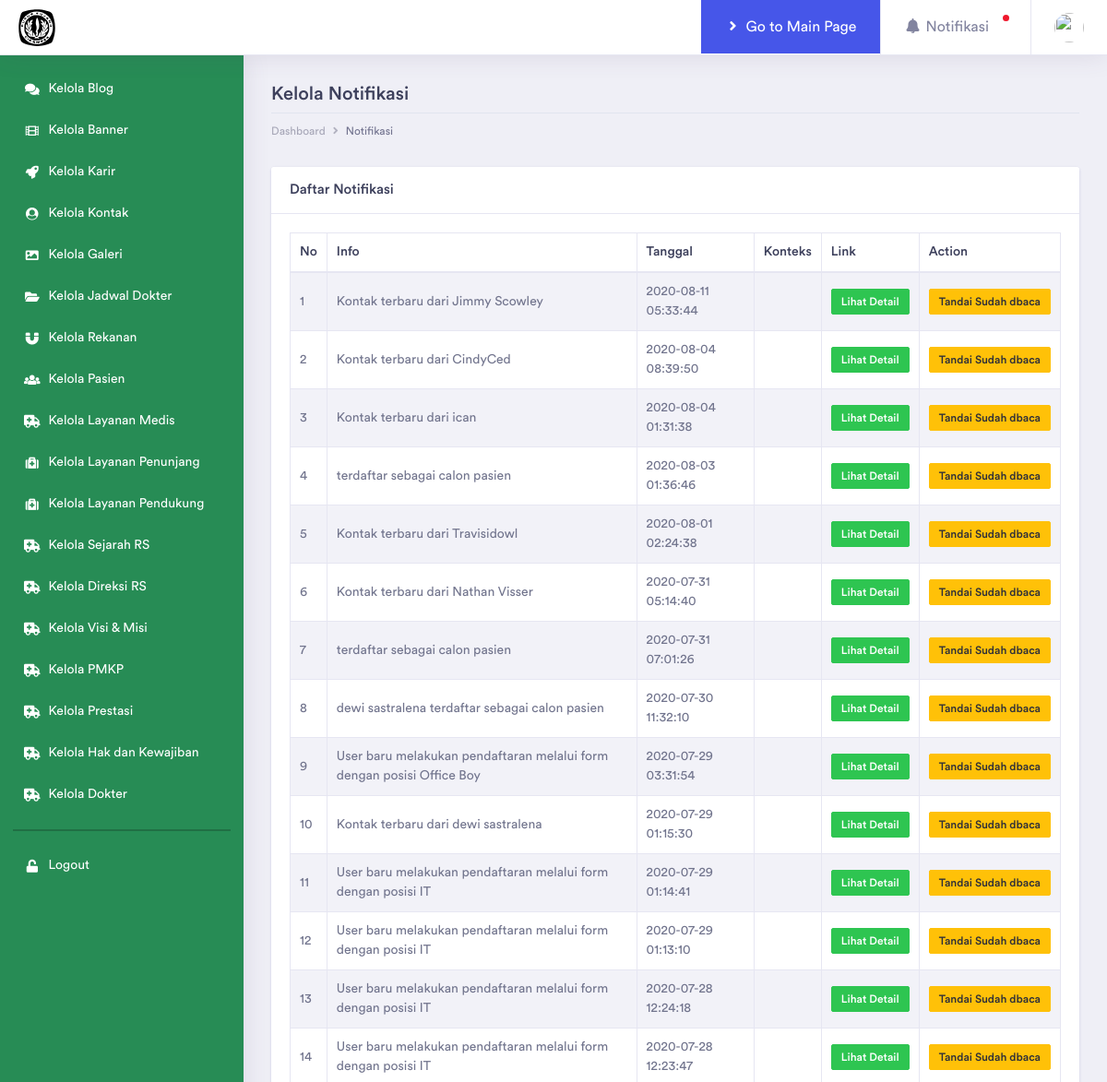
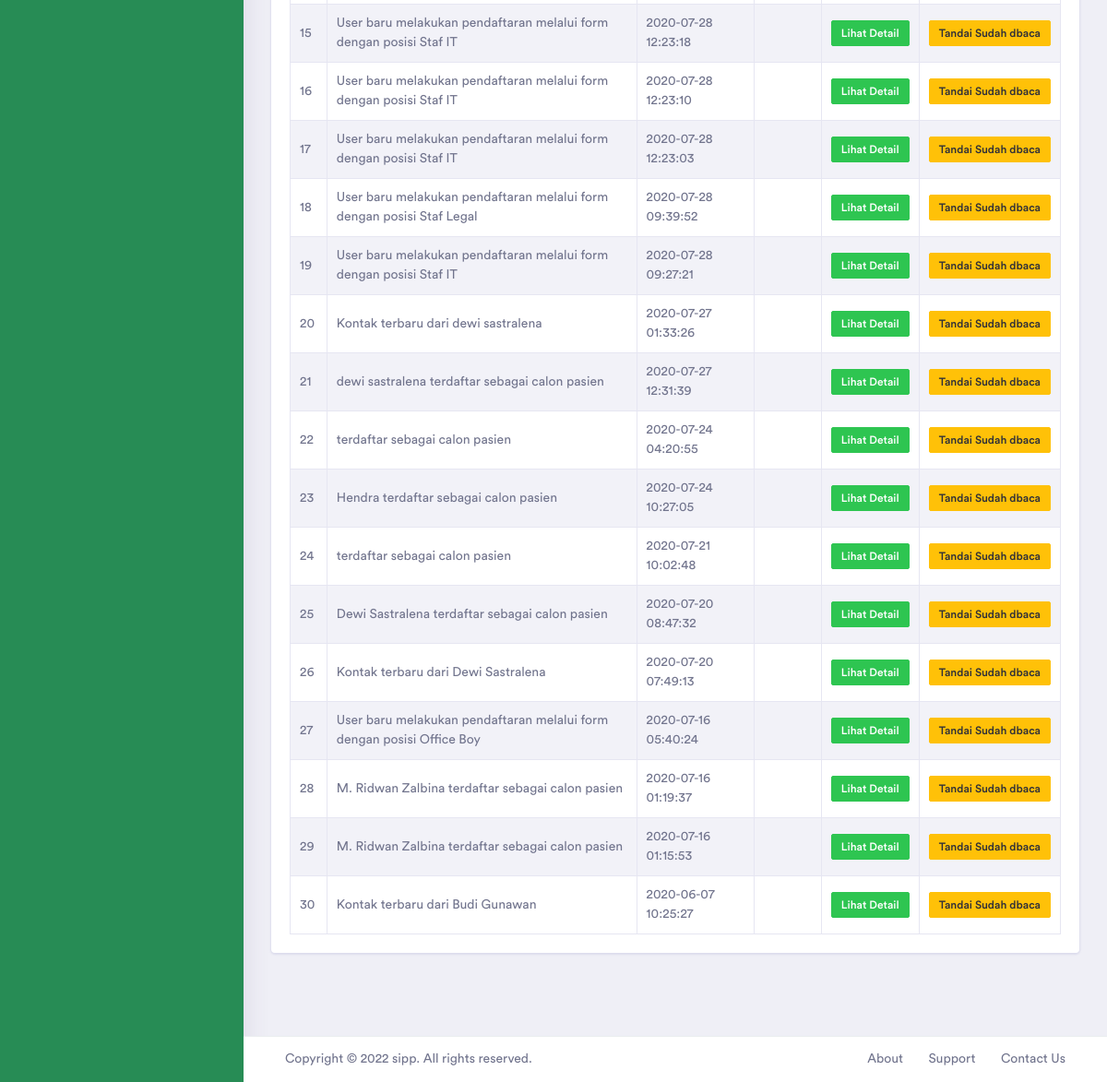
Screenshot of /index.php/notifikasi with the database file from the repository (2 pictures, top to bottom).
### tables this page shows
CREATE TABLE `notifikasi` (
  `id` int(11) NOT NULL,
  `pesan` text NOT NULL,
  `date_created` datetime NOT NULL,
  `status` enum('unread','read') NOT NULL,
  `type` enum('kontak','karir','pasien') NOT NULL,
  `konteks` text NOT NULL,
  `link` text NOT NULL
);

### application/controllers/Notifikasi.php (called while the page is built, shortened)
<?php
class Notifikasi extends CI_Controller {
	function __construct(){
		$this->load->helper('url');
		$this->load->library('form_validation');
		$this->load->helper('form');
		$this->load->library('form_validation');
    }
    public function index(){
		$data['title_bar'] = "";
		$data['header_page'] = "";
		$query2="SELECT * FROM notifikasi order by id DESC";
		$query_result2 = $this->db->query($query2)->result();
		$data['rekanan'] = $query_result2;
		$this->load->view('backview/header.php', $data);
		$this->load->view('backview/admin/navbar.php', $data);
		$this->load->view('backview/admin/dashboard/notifikasi.php', $data);
		$this->load->view('backview/footer.php', $data);
	}
}

### index.php (called while the page is built, shortened)
<?php
require_once BASEPATH.'core/CodeIgniter.php';

### application/views/backview/admin/dashboard/notifikasi.php (the view, shortened to what this page needs)
<div class="dashboard-wrapper">
	        <div class="dashboard-influence">
	            <div class="container-fluid dashboard-content">
	                <div class="row">
	                    <div class="col-xl-12 col-lg-12 col-md-12 col-sm-12 col-12">
	                        <div class="page-header">
	                            <h3 class="mb-2">Kelola Notifikasi</h3>
	                            <div class="page-breadcrumb">
	                                <nav aria-label="breadcrumb">
	                                    <ol class="breadcrumb">
	                                        <li class="breadcrumb-item"><a href="#" class="breadcrumb-link">Dashboard</a></li>
	                                        <li class="breadcrumb-item active" aria-current="page">Notifikasi</li>
	                                    </ol>
	                                </nav>
	                            </div>
	                        </div>
	                    </div>
                    </div>
                        <div class="row">
                            <div class="col-xl-12 col-lg-12 col-md-12 col-sm-12 col-12">
                                <div class="card">
                                    <div class="card-header">
                                        <h5 class="mb-0">Daftar Notifikasi</h5>
                                    </div>
                                    <div class="card-body">
                                        <div class="table-responsive">
                                            <table id="example" class="table table-striped table-bordered second" style="width:100%">
                                                <thead>
                                                    <tr>
                                                        <th>No</th>
                                                        <th>Info</th>
                                                        <th>Tanggal</th>
                                                        <th>Konteks</th>
                                                        <th>Link</th>
                                                        <th>Action</th>
                                                    </tr>
                                                </thead>
                                                <tbody>
                                                    <?php
                                                            $i = 0;
                                                            foreach($rekanan as $list){
                                                                $i = $i + 1;
                                                                ?>
                                                            <tr>
                                                                <td><?php echo $i; ?></td>
                                                                <td><?php echo $list->pesan;?></td>
                                                                <td><?php echo $list->date_created;?></td>
                                                                <td><?php echo $list->type;?></td>
                                                                <th><a href="<?php echo base_url()?><?php echo $list->link; ?>" class="btn btn-success btn-xs">Lihat Detail</a></th>
                                                                <th><a href="<?php echo base_url()?>notifikasi/delete/<?php echo $list->id; ?>/rekanan" class="btn btn-warning btn-xs">Tandai Sudah dbaca</a></th>
                                                            </tr>
                                                        <?php }
                                                    ?>
                                                </tbody>
                                            </table>
                                        </div>
                                    </div>
                                </div>
                            </div>
                        </div>
                </div>
            </div>
        <div class="footer">
            <div class="container-fluid">
                <div class="row">
                    <div class="col-xl-6 col-lg-6 col-md-6 col-sm-12 col-12">
                    Copyright © 2022 sipp. All rights reserved.
                    </div>
                    <div class="col-xl-6 col-lg-6 col-md-6 col-sm-12 col-12">
                        <div class="text-md-right footer-links d-none d-sm-block">
                            <a href="javascript: void(0);">About</a>
                            <a href="javascript: void(0);">Support</a>
                            <a href="javascript: void(0);">Contact Us</a>
                        </div>
                    </div>
                </div>
            </div>
        </div>
</div>

### application/views/backview/header.php (shortened to what this page needs)
<!doctype html>
<html lang="en">
<head>
    <link rel="stylesheet" href="<?php echo base_url()?>assets/backview/vendor/bootstrap/css/bootstrap.min.css">
    <link href="<?php echo base_url()?>assets/backview/vendor/fonts/circular-std/style.css" rel="stylesheet">
    <link rel="stylesheet" href="<?php echo base_url()?>assets/backview/libs/css/style.css">
    <link rel="stylesheet" href="<?php echo base_url()?>assets/backview/vendor/fonts/fontawesome/css/fontawesome-all.css">
    <link rel="stylesheet" href="<?php echo base_url()?>assets/backview/vendor/jvectormap/jquery-jvectormap-2.0.2.css">
    <link rel="stylesheet" type="text/css" href="https://cdn.datatables.net/v/bs4/jq-3.3.1/dt-1.10.20/af-2.3.4/b-1.6.1/b-colvis-1.6.1/b-flash-1.6.1/b-html5-1.6.1/b-print-1.6.1/cr-1.5.2/fc-3.3.0/fh-3.1.6/kt-2.5.1/r-2.2.3/rg-1.1.1/rr-1.2.6/sc-2.0.1/sl-1.3.1/datatables.min.css"/>
</head>
<body>

### application/views/backview/admin/navbar.php (shortened to what this page needs)
<div class="dashboard-main-wrapper">
        <div class="dashboard-header">
            <nav class="navbar navbar-expand-lg bg-white fixed-top">
                <center><a href="<?php echo base_url();?>"><img style="height:40px;padding-left:20px;" src="<?php echo base_url();?>assets/frontview/img/logo_kunjang.svg" alt=""></a></center>
                <div class="collapse navbar-collapse " id="navbarSupportedContent">
                    <ul class="navbar-nav ml-auto navbar-right-top">
                        <li class="nav-item dropdown notification">
                            <a class="nav-link active btn-primary" href="<?php echo base_url(); ?>" target="_blank"><i class="fa fa-fw fa-angle-right"></i>&nbsp;Go to Main Page<span class="badge badge-success"></span></a>
                        </li>
                        <li class="nav-item dropdown notification">
                            <a class="nav-link nav-icons" href="<?php echo base_url()?>admin/notifikasi" id="navbarDropdownMenuLink1"><i class="fas fa-fw fa-bell"></i> Notifikasi&nbsp;&nbsp;&nbsp;&nbsp;&nbsp;<span class="indicator"></span></a>
                        </li>
                        <li class="nav-item dropdown nav-user">
                            <a class="nav-link nav-user-img" href="#" id="navbarDropdownMenuLink2" data-toggle="dropdown" aria-haspopup="true" aria-expanded="false"><img src="https://image.flaticon.com/icons/svg/2948/2948035.svg" alt="" class="user-avatar-md rounded-circle"></a>
                        </li>
                    </ul>
                </div>
            </nav>
        </div>
        <div class="nav-left-sidebar sidebar-dark">
            <div class="menu-list">
                <nav class="navbar navbar-expand-lg navbar-light">
                    <div class="collapse navbar-collapse" id="navbarNav">
                        <ul class="navbar-nav flex-column">
                            <li class="nav-item ">
                                <a class="nav-link" href="<?php echo base_url(); ?>admin" ><i class="fa fa-fw fa-comments"></i>Kelola Blog <span class="badge badge-success">6</span></a>
                            </li>
                            <li class="nav-item ">
                                <a class="nav-link" href="<?php echo base_url(); ?>admin/banner" ><i class="fa fa-fw fa-film"></i>Kelola Banner <span class="badge badge-success">6</span></a>
                            </li>
                            <li class="nav-item ">
                                <a class="nav-link" href="<?php echo base_url(); ?>admin/karir/" ><i class="fa fa-fw fa-rocket"></i>Kelola Karir <span class="badge badge-success">6</span></a>
                            </li>
                            <li class="nav-item ">
                                <a class="nav-link" href="<?php echo base_url(); ?>admin/kontak" ><i class="fa fa-fw fa-user-circle"></i>Kelola Kontak <span class="badge badge-success">6</span></a>
                            </li>
                            <li class="nav-item ">
                                <a class="nav-link" href="<?php echo base_url(); ?>admin/galeri" ><i class="fa fa-fw fa-image"></i>Kelola Galeri <span class="badge badge-success">6</span></a>
                            </li>
                            <li class="nav-item ">
                                <a class="nav-link" href="<?php echo base_url(); ?>admin/jadwaldokter" ><i class="fa fa-fw fa-folder-open"></i>Kelola Jadwal Dokter <span class="badge badge-success">6</span></a>
                            </li>
                            <li class="nav-item ">
                                <a class="nav-link" href="<?php echo base_url(); ?>admin/rekanan" ><i class="fa fa-fw fa-magnet"></i>Kelola Rekanan<span class="badge badge-success">6</span></a>
                            </li>
                            <li class="nav-item ">
                                <a class="nav-link" href="<?php echo base_url(); ?>admin/pasien" ><i class="fa fa-fw fa-users"></i>Kelola Pasien<span class="badge badge-success">6</span></a>
                            </li>
                            <li class="nav-item ">
                                <a class="nav-link" href="<?php echo base_url(); ?>admin/layanan" ><i class="fa fa-fw fa-ambulance"></i>Kelola Layanan Medis<span class="badge badge-success">6</span></a>
                            </li>
                            <li class="nav-item ">
                                <a class="nav-link" href="<?php echo base_url(); ?>admin/penunjang" ><i class="fa fa-fw fa-medkit"></i>Kelola Layanan Penunjang<span class="badge badge-success">6</span></a>
                            </li>
                            <li class="nav-item ">
                                <a class="nav-link" href="<?php echo base_url(); ?>admin/pendukung" ><i class="fa fa-fw fa-medkit"></i>Kelola Layanan Pendukung<span class="badge badge-success">6</span></a>
                            </li>
                            <li class="nav-item ">
                                <a class="nav-link" href="<?php echo base_url(); ?>admin/profil/sejarah" ><i class="fa fa-fw fa-ambulance"></i>Kelola Sejarah RS<span class="badge badge-success">6</span></a>
                            </li>
                            <li class="nav-item ">
                                <a class="nav-link" href="<?php echo base_url(); ?>admin/profil/direksi" ><i class="fa fa-fw fa-ambulance"></i>Kelola Direksi RS<span class="badge badge-success">6</span></a>
                            </li>
                            <li class="nav-item ">
                                <a class="nav-link" href="<?php echo base_url(); ?>admin/profil/visimisi" ><i class="fa fa-fw fa-ambulance"></i>Kelola Visi & Misi<span class="badge badge-success">6</span></a>
                            </li>
                            <li class="nav-item ">
                                <a class="nav-link" href="<?php echo base_url(); ?>admin/profil/pmkp" ><i class="fa fa-fw fa-ambulance"></i>Kelola PMKP<span class="badge badge-success">6</span></a>
                            </li>
                            <li class="nav-item ">
                                <a class="nav-link" href="<?php echo base_url(); ?>admin/profil/prestasi" ><i class="fa fa-fw fa-ambulance"></i>Kelola Prestasi<span class="badge badge-success">6</span></a>
                            </li>
                            <li class="nav-item ">
                                <a class="nav-link" href="<?php echo base_url(); ?>admin/profil/hakkewajiban" ><i class="fa fa-fw fa-ambulance"></i>Kelola Hak dan Kewajiban<span class="badge badge-success">6</span></a>
                            </li>
                            <li class="nav-item ">
                                <a class="nav-link" href="<?php echo base_url(); ?>admin/profil/dokter" ><i class="fa fa-fw fa-ambulance"></i>Kelola Dokter<span class="badge badge-success">6</span></a>
                            </li>
                            <div style="border:0.1px solid #206f44; margin-top:15px; margin-bottom:15px;">
                            </div>
                            <li class="nav-item ">
                                <a class="nav-link" href="<?php echo base_url(); ?>login/logout" ><i class="fa fa-fw fa-unlock"></i>Logout<span class="badge badge-success">6</span></a>
                            </li>
                        </ul>
                    </div>
                </nav>
            </div>
        </div>

### application/views/backview/footer.php (shortened to what this page needs)
</body>
</html>

### rows the page displays
notifikasi: pesan "Kontak terbaru dari Jimmy Scowley", date_created "2020-08-11 05:33:44"
notifikasi: pesan "Kontak terbaru dari CindyCed", date_created "2020-08-04 08:39:50"
notifikasi: pesan "Kontak terbaru dari ican", date_created "2020-08-04 01:31:38"
notifikasi: pesan "terdaftar sebagai calon pasien", date_created "2020-08-03 01:36:46"
notifikasi: pesan "Kontak terbaru dari Travisidowl", date_created "2020-08-01 02:24:38"
notifikasi: pesan "Kontak terbaru dari Nathan Visser", date_created "2020-07-31 05:14:40"
notifikasi: pesan "terdaftar sebagai calon pasien", date_created "2020-07-31 07:01:26"
notifikasi: pesan "dewi sastralena terdaftar sebagai calon pasien", date_created "2020-07-30 11:32:10"
notifikasi: pesan "User baru melakukan pendaftaran melalui form dengan posisi Office Boy", date_created "2020-07-29 03:31:54"
notifikasi: pesan "Kontak terbaru dari dewi sastralena", date_created "2020-07-29 01:15:30"
notifikasi: pesan "User baru melakukan pendaftaran melalui form dengan posisi IT", date_created "2020-07-29 01:14:41"
notifikasi: pesan "User baru melakukan pendaftaran melalui form dengan posisi IT", date_created "2020-07-29 01:13:10"
notifikasi: pesan "User baru melakukan pendaftaran melalui form dengan posisi IT", date_created "2020-07-28 12:24:18"
notifikasi: pesan "User baru melakukan pendaftaran melalui form dengan posisi IT", date_created "2020-07-28 12:23:47"
notifikasi: pesan "User baru melakukan pendaftaran melalui form dengan posisi Staf IT", date_created "2020-07-28 12:23:18"
notifikasi: pesan "User baru melakukan pendaftaran melalui form dengan posisi Staf IT", date_created "2020-07-28 12:23:10"
notifikasi: pesan "User baru melakukan pendaftaran melalui form dengan posisi Staf IT", date_created "2020-07-28 12:23:03"
notifikasi: pesan "User baru melakukan pendaftaran melalui form dengan posisi Staf Legal", date_created "2020-07-28 09:39:52"
notifikasi: pesan "User baru melakukan pendaftaran melalui form dengan posisi Staf IT", date_created "2020-07-28 09:27:21"
notifikasi: pesan "Kontak terbaru dari dewi sastralena", date_created "2020-07-27 01:33:26"
notifikasi: pesan "dewi sastralena terdaftar sebagai calon pasien", date_created "2020-07-27 12:31:39"
notifikasi: pesan "terdaftar sebagai calon pasien", date_created "2020-07-24 04:20:55"
notifikasi: pesan "Hendra terdaftar sebagai calon pasien", date_created "2020-07-24 10:27:05"
notifikasi: pesan "terdaftar sebagai calon pasien", date_created "2020-07-21 10:02:48"
notifikasi: pesan "Dewi Sastralena terdaftar sebagai calon pasien", date_created "2020-07-20 08:47:32"
notifikasi: pesan "Kontak terbaru dari Dewi Sastralena", date_created "2020-07-20 07:49:13"
notifikasi: pesan "User baru melakukan pendaftaran melalui form dengan posisi Office Boy", date_created "2020-07-16 05:40:24"
notifikasi: pesan "M. Ridwan Zalbina terdaftar sebagai calon pasien", date_created "2020-07-16 01:19:37"
notifikasi: pesan "M. Ridwan Zalbina terdaftar sebagai calon pasien", date_created "2020-07-16 01:15:53"
notifikasi: pesan "Kontak terbaru dari Budi Gunawan", date_created "2020-06-07 10:25:27"
